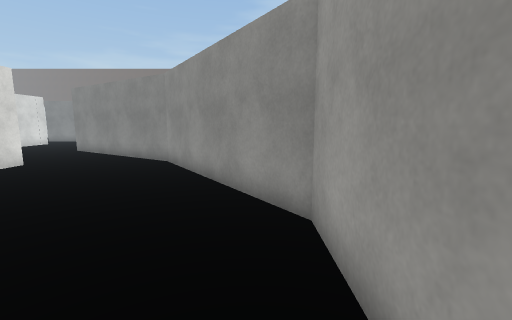
View 1 (above)

19 first-person views from a walk through a Unity game level. The camera is 1.5 m above the floor, tilts 8° down and sees 90° across. The floor is counted in squares, 1 m on a side. Each view is taken from the middle of a square. On the plan, view 1 faces up. The plan holds only what a view shows up to about 13 squares ahead; the rest is blank. The place goes on beyond the plan. Surface patterns are stand-ins for the level's own textures.

View 2
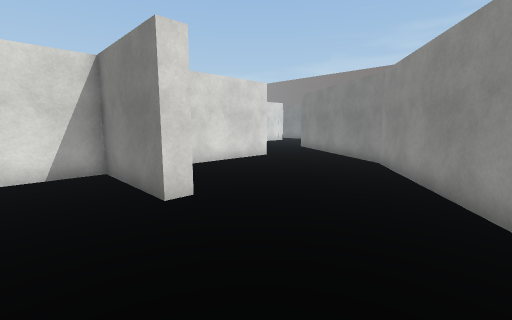

View 3
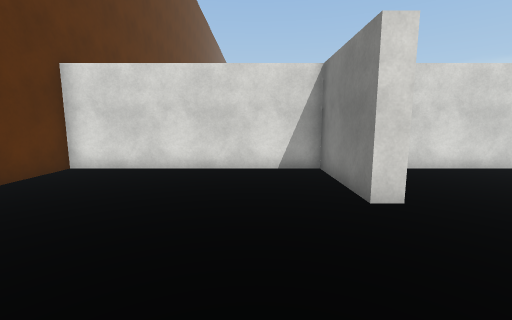

View 4
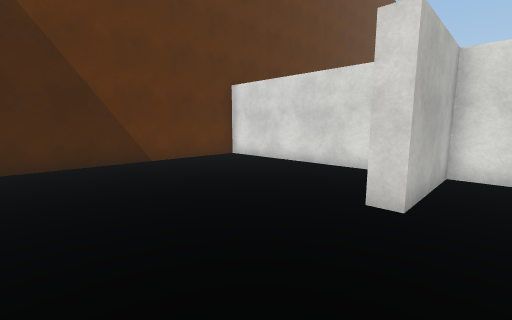

View 5
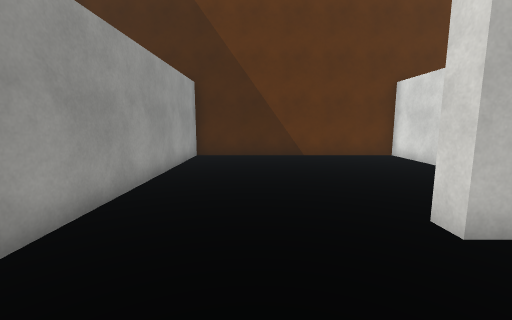

View 6
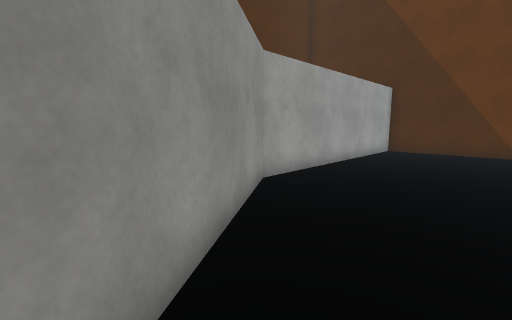

View 7
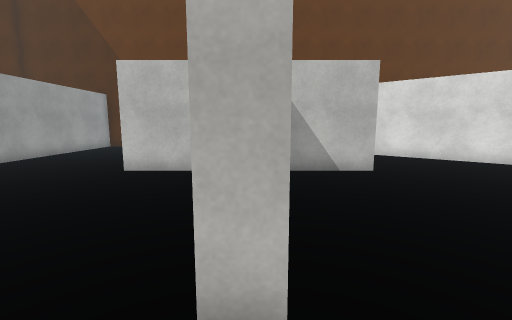

View 8
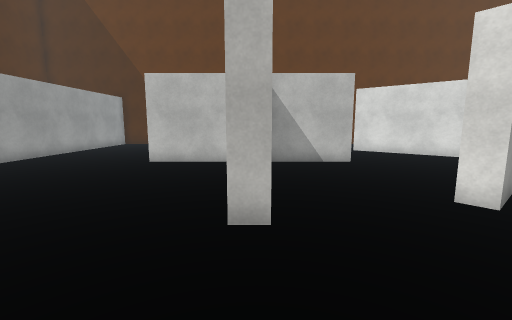

View 9
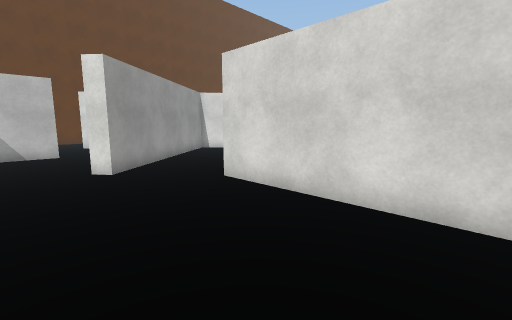

View 10
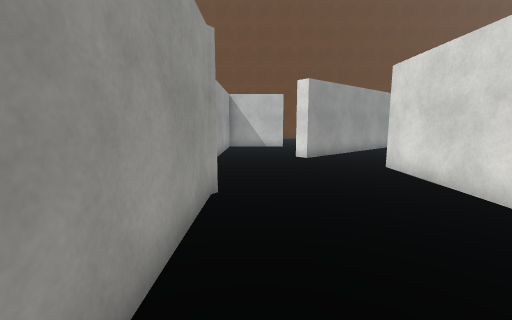

View 11
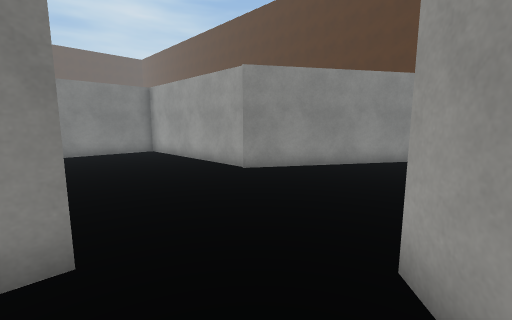

View 12
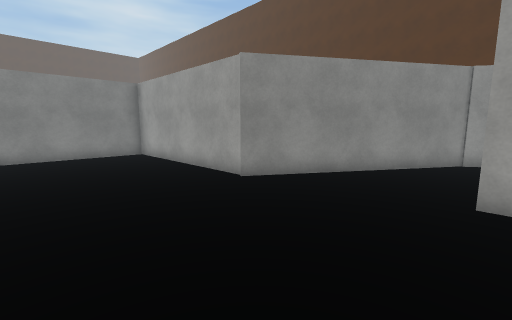

View 13
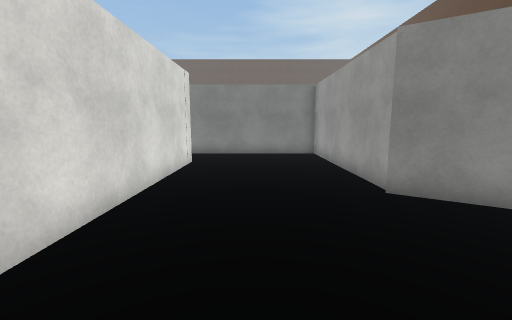

View 14
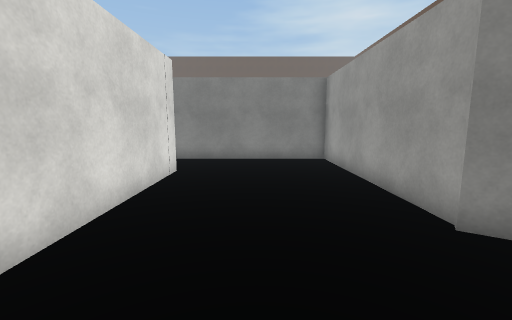

View 15
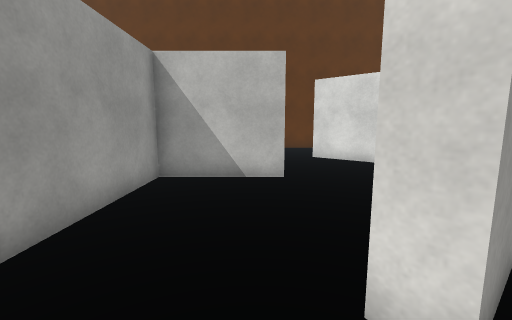

View 16
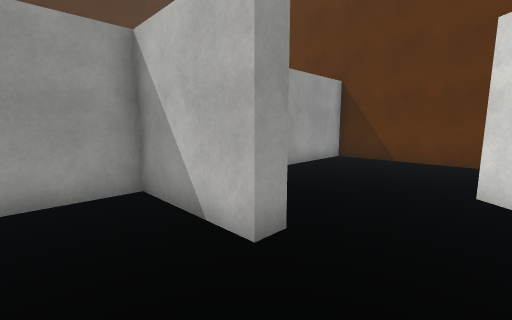

View 17
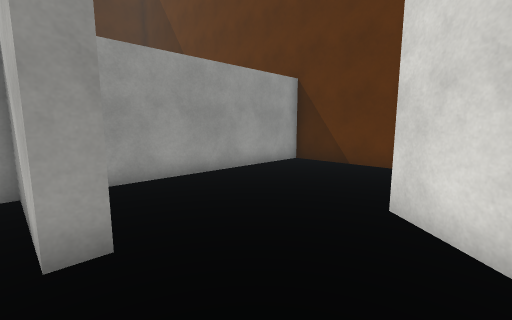

View 18
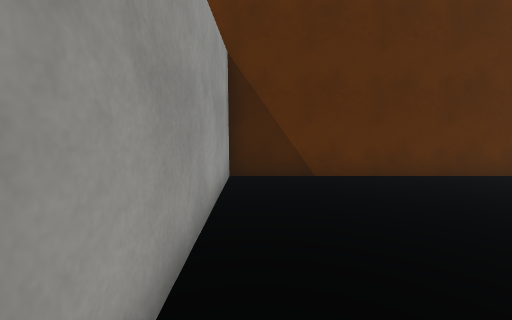

View 19
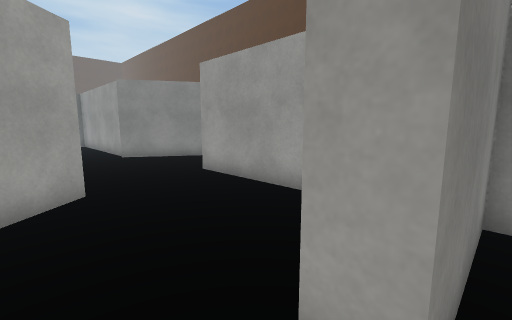

### Floor plan
Points are (right, up) in squares from view 1. A wall is a line through its corners. A room is listed if a view was taken in it or the views show most of it. See-through windows are left out.
Room 1 (views 1, 2, 3, 4, 5, 6)
walls: (-3.4, 10.2) (-6.7, 12.3); (-8.6, 9.3) (-8.6, 2.8) (-4.7, 2.8) (-4.7, 2.2) (-8.6, 2.2) (-8.6, -6.3) (0.9, -6.3) (0.9, 3.8) (-3.5, 10.2)
ways out: opening at (-8.5, 10.5) to room 2
Room 2 (views 7, 8, 9, 10, 11, 12, 13, 14, 15, 16, 17, 18, 19)
walls: (-16.5, 6) (-13.3, 8.7) (-12.8, 8.2) (-14.2, 7.1); (-16.6, 0) (-14.6, -1.7); (-6.7, 12.3) (-10, 14.4) (-10, 22.1) (-16.5, 22.1); (-15.6, 19.2) (-15.6, 11.1) (-16.1, 11.1); (-16.5, -6.3) (-9.2, -6.3) (-9.2, 2.2) (-12.8, 2.2) (-12.8, 2.8) (-9.2, 2.8) (-9.2, 9.3) (-8.6, 9.3)
ways out: opening at (-8.5, 10.5) to room 1

Positions as (right, up) in squares from view 1, and headings:
1: (0, 0), facing up
2: (0, 0), facing up-left
3: (0, 0), facing left
4: (0, 4), facing down-left
5: (-2, 6), facing down
6: (-4, 9), facing down-right
7: (-9, 11), facing down
8: (-9, 13), facing down
9: (-11, 17), facing down-left
10: (-11, 20), facing down
11: (-16, 8), facing up-right
12: (-15, 9), facing up-right
13: (-13, 9), facing up
14: (-13, 11), facing up
15: (-12, 10), facing down
16: (-15, 5), facing down-right
17: (-16, 3), facing down-right
18: (-10, 1), facing down
19: (-14, 2), facing up-right
